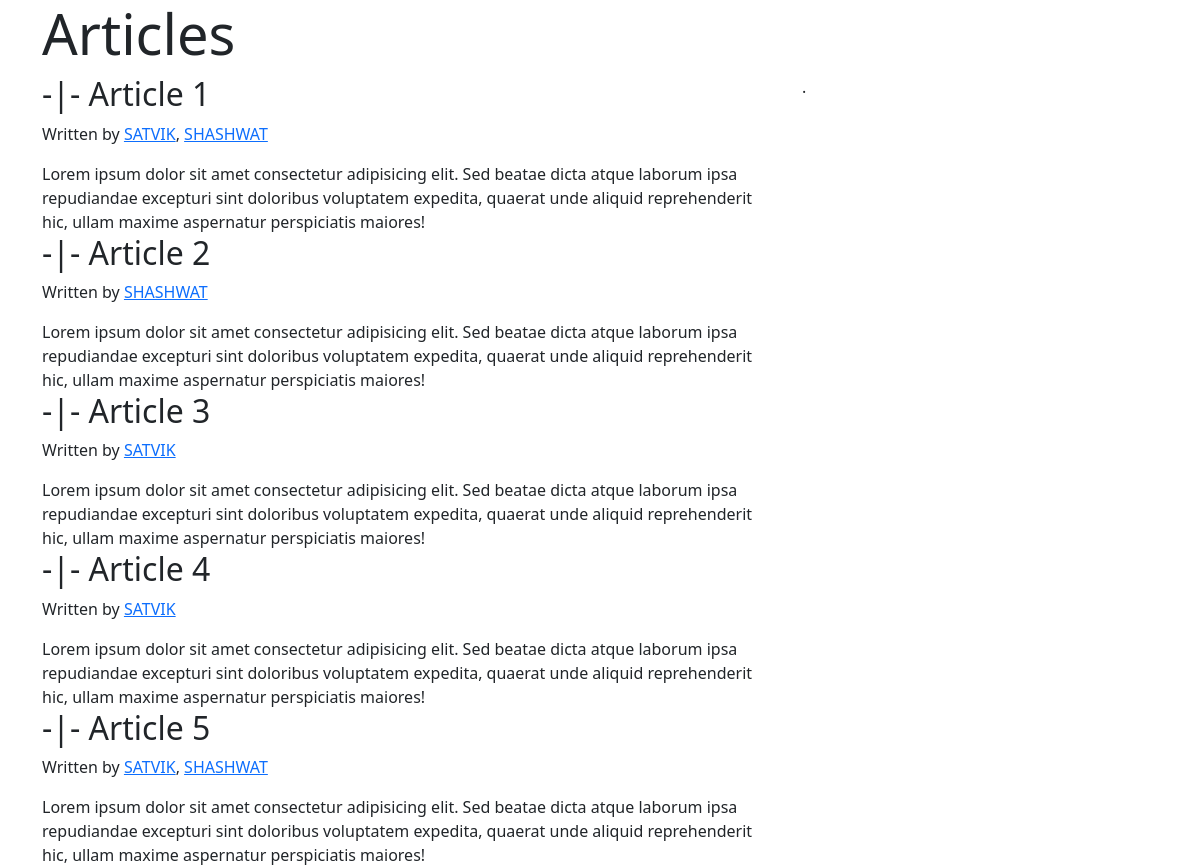
The page / on the database its author committed.
### app.py (models this page shows)
class Article(db.Model):
    __tablename__ = 'article'
    article_id = db.Column(db.Integer, primary_key=True, autoincrement=True)
    title = db.Column(db.String)
    content = db.Column(db.String)
    authors = db.relationship("User", secondary="article_authors")

class User(db.Model):
    __tablename__ = 'user'
    user_id = db.Column(db.Integer, autoincrement=True, primary_key=True)
    username = db.Column(db.String, unique=True)
    email = db.Column(db.String, unique=True)
    articles= db.relationship("Article", secondary="article_authors")

### app.py (the view)
@app.route('/', methods=['POST', 'GET'])
def articles():
    articles = Article.query.all()
    return render_template("articles.html", articles=articles)

### templates/articles.html (shortened to what this page needs)
<!DOCTYPE html>
<html>
    <head>
        <link href="https://cdn.jsdelivr.net/npm/bootstrap@5.1.1/dist/css/bootstrap.min.css" rel="stylesheet"
>
    </head>
    <body>
        <div class="container">
            <div class="jumbotron">
                <h1 class="display-4">Articles</h1>
            </div>
            <div class="row">
                <div class="col-md-8">
                    {% for article in articles %}
                                <div>
                                    <h2> -|- {{article["title"]}}</h2>
                                    <p>Written by
                                        {% for author in article["authors"] %}
                                            <a href='/articles_by/{{author["username"]}}'>{{author["username"]}}</a>{% if not loop.last %},{% endif %}
                                        {% endfor %}
                                    </p>
                                    <div>
                                        {{ article["content"] }}
                                    </div>
                                </div>
                    {% endfor %}
                </div>
                <div class ="col-md-4">
                    .
                </div>
            </div>
        </div>
    </body>
</html>

### rows shown on the page
Article: title "Article 1", content "Lorem ipsum dolor sit amet consectetur adipisicing elit. Sed beatae dicta atque laborum ipsa repudiandae excepturi sint doloribus voluptatem expedita, quaerat unde aliquid reprehenderit hic, ullam maxime aspernatur perspiciatis maiores!"
User: username "SATVIK"
User: username "SHASHWAT"
Article: title "Article 2", content "Lorem ipsum dolor sit amet consectetur adipisicing elit. Sed beatae dicta atque laborum ipsa repudiandae excepturi sint doloribus voluptatem expedita, quaerat unde aliquid reprehenderit hic, ullam maxime aspernatur perspiciatis maiores!"
Article: title "Article 3", content "Lorem ipsum dolor sit amet consectetur adipisicing elit. Sed beatae dicta atque laborum ipsa repudiandae excepturi sint doloribus voluptatem expedita, quaerat unde aliquid reprehenderit hic, ullam maxime aspernatur perspiciatis maiores!"
Article: title "Article 4", content "Lorem ipsum dolor sit amet consectetur adipisicing elit. Sed beatae dicta atque laborum ipsa repudiandae excepturi sint doloribus voluptatem expedita, quaerat unde aliquid reprehenderit hic, ullam maxime aspernatur perspiciatis maiores!"
Article: title "Article 5", content "Lorem ipsum dolor sit amet consectetur adipisicing elit. Sed beatae dicta atque laborum ipsa repudiandae excepturi sint doloribus voluptatem expedita, quaerat unde aliquid reprehenderit hic, ullam maxime aspernatur perspiciatis maiores!"
